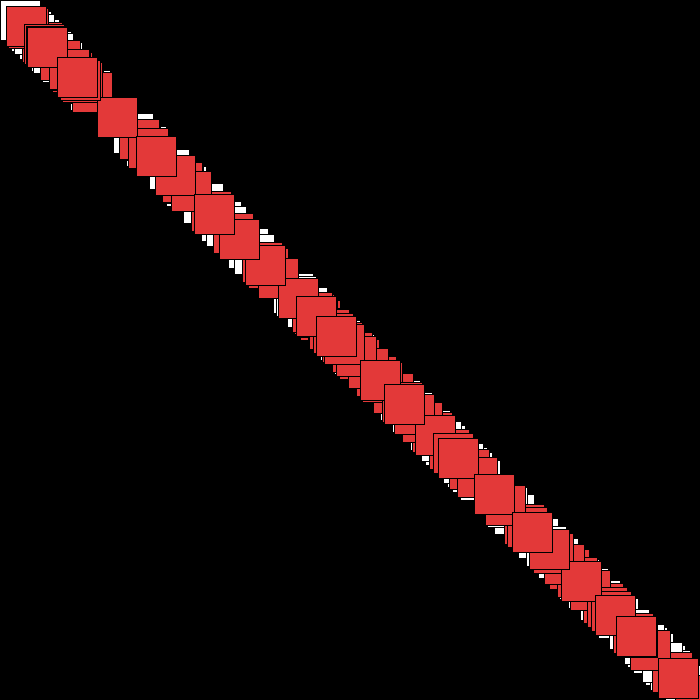
Frame 1 (no input)
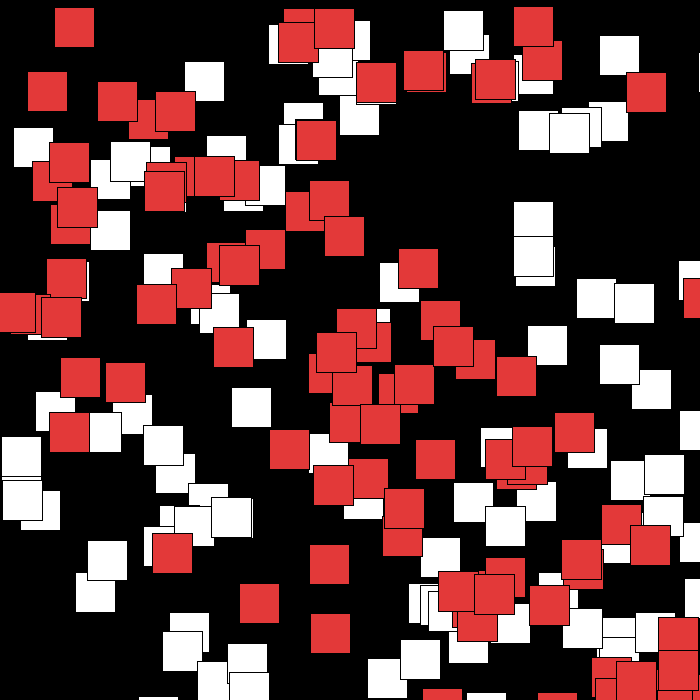
Frame 60 (the mouse pressed at the canvas centre just before this capture)
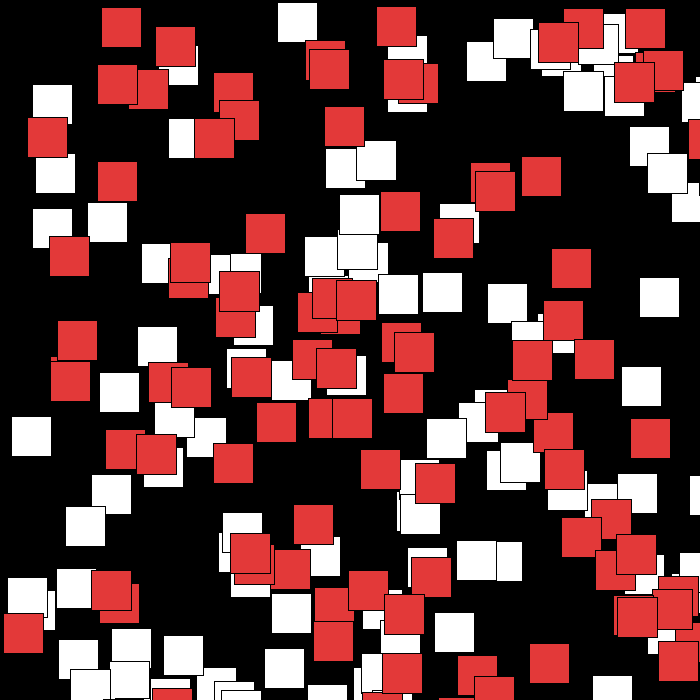
Frame 120 (the mouse held since frame 60 and released just before this capture)

The Processing sketch that drew these frames (run headless with seeded random() and noise(); from frame 60 on, the mouse is pressed at the canvas centre):

// Processing sketch: gutierrezs10t00
// ── gutierrezs10t00.pde
Gutierrez[] papers = new Gutierrez[100];
Gutierrez[] blood1 = new Gutierrez[50];
Gutierrez[] blood2 = new Gutierrez[50];//asignacion de nombre de objeto para las clases en el codigo principal
// junto con el numero de elementos que sera creado en cada objeto.

void setup() {
  size(700, 700);
  for (int i = 0; i < papers.length; i++){
  papers[i] = new Gutierrez(random(700));
 }
 for (int i = 0; i < blood1.length; i++){
  blood1[i] = new Gutierrez(random(700));
 }
 for (int i = 0; i < blood2.length; i++){
  blood2[i] = new Gutierrez(random(700));//seran creado 100 elementos que se moveran al azar.
 }
 }

void draw(){
  background(0);
   for (int i=0; i < papers.length; i++){
  papers[i].display();
  papers[i].move();
}
for (int i=0; i < blood1.length; i++){
  blood1[i].display1();
  blood1[i].move1();
}
for (int i=0; i < blood2.length; i++){
  blood2[i].display1();
  blood2[i].move2();// seran dibujados 100 objetos con las especificaciones de cada display y move
}
}
// ── Gutierrez.pde
class Gutierrez{
  float x, y, z, speedx, speedy;
  
  Gutierrez(float s){//el valor random anterior asignado en el codigo principal es asignado a "s".
 x = s;
 y = s;// "x" e "y" tienen el valor de s
 speedx = random(-10, 10);
 speedy = random(-3, 3);
  }
  void display(){
    fill(255);
    rect(x,y,40,40);
}
 void move(){
   if (x > width || x < 0) {
      speedx*= -1;
    }
    if (y > height || y < 0) {
      speedy*= -1;
    }
    x += speedx;
    y += speedy;
 }
 void display1(){
    rect(x,y,40,40);
    fill(#E33939);
}
 void move1(){
   if (x > width || x < 0) {
      speedx*= -1;
    }
    x += speedx;
 }
 void move2(){
   if (y > height || x < 0) {
      speedy*= -1;
    }
    y += speedy;
 }// cada objeto se aplicara en el codigo principal si es llamado.
}
